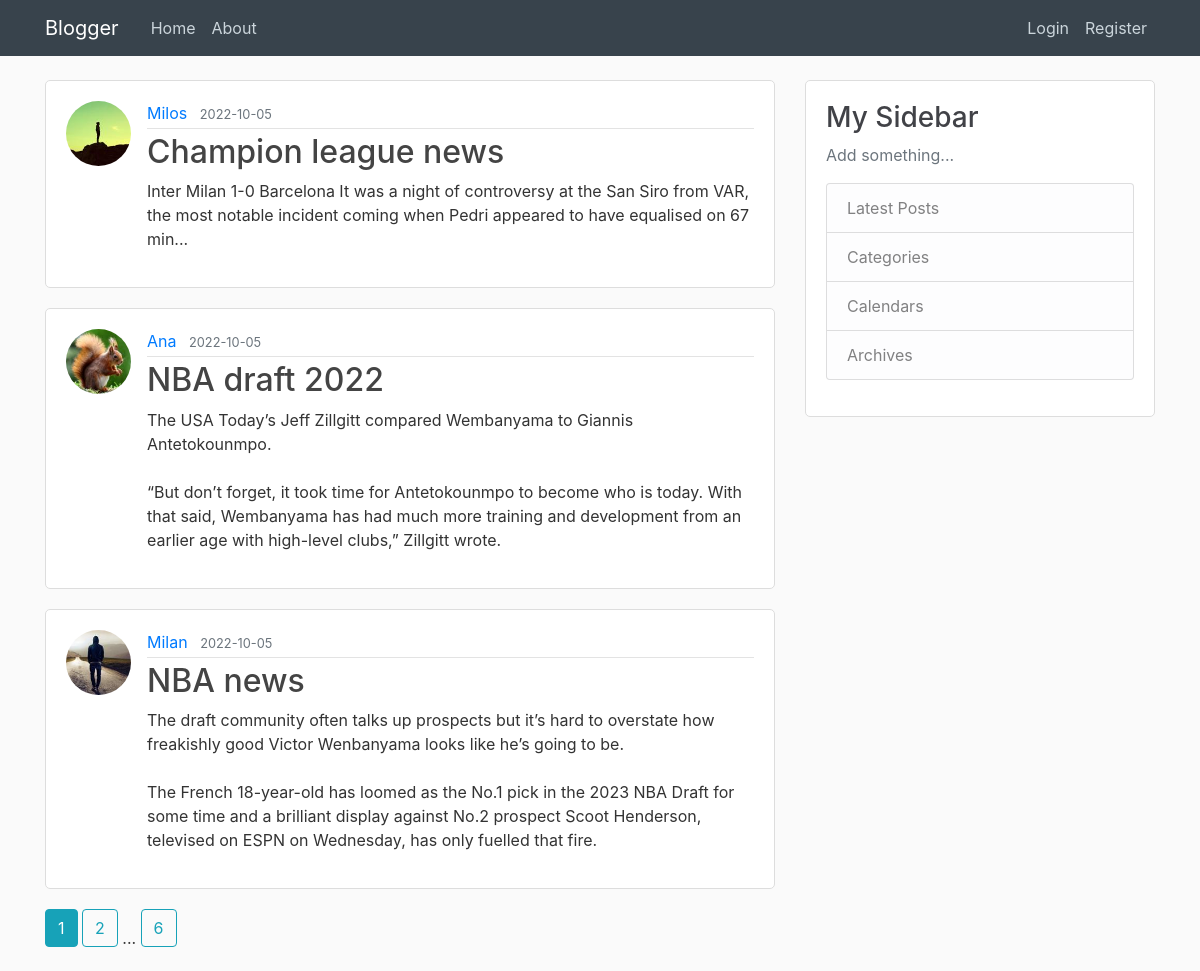
The page /home on the database its author committed.
### blogger/models.py (models this page shows, shortened)
class Post(db.Model):
    id = db.Column(db.Integer, primary_key=True)
    title = db.Column(db.String(100), nullable=False)
    date_posted = db.Column(db.DateTime, nullable=False, default=datetime.utcnow)
    content = db.Column(db.Text, nullable=False)
    user_id = db.Column(db.Integer, db.ForeignKey('user.id'), nullable=False)

class User(db.Model, UserMixin):
    id = db.Column(db.Integer, primary_key=True)
    username = db.Column(db.String(20), unique=True, nullable=False)
    email = db.Column(db.String(120), unique=True, nullable=False)
    image_file = db.Column(db.String(20), nullable=False, default='default.jpg')
    password = db.Column(db.String(60), nullable=False)
    posts = db.relationship('Post', backref='author', lazy=True)

### blogger/main/routes.py (the view)
@bp.route("/")
@bp.route("/home")
def home():
    page = request.args.get('page', 1, type=int)
    posts = Post.query.order_by(Post.date_posted.desc()).paginate(page=page, per_page=3)
    return render_template('home.html', posts=posts)

### blogger/templates/home.html
{% extends 'layout.html' %}
{% block content %}
    {% for post in posts.items %}
        <article class="media content-section">
            <img class="rounded-circle article-img" src="{{ url_for('static', filename='profile_pics/' + post.author.image_file) }}">
            <div class="media-body">
                <div class="article-metadata">
                    <a class="mr-2" href="{{ url_for('users.user_posts', username=post.author.username) }}">{{ post.author.username }}</a>
                    <small class="text-muted">{{ post.date_posted.strftime('%Y-%m-%d') }}</small>
                </div>
                <h2><a class="article-title" href="{{ url_for('posts.post', post_id=post.id) }}">{{ post.title }}</a></h2>
                <p class="article-content">{{ post.content }}</p>
            </div>
        </article>
    {% endfor %}
    {% for page_num in posts.iter_pages(left_edge=1, right_edge=1, left_current=1, right_current=2) %}
        {% if page_num %}
            {% if posts.page == page_num %}
                <a class="btn btn-info mb-4" href="{{ url_for('main.home', page=page_num) }}">{{ page_num }}</a>
            {% else %}
                <a class="btn btn-outline-info mb-4" href="{{ url_for('main.home', page=page_num) }}">{{ page_num }}</a>
            {% endif %}
        {% else %}
            ...
        {% endif %}
    {% endfor %}
{% endblock content %}

### blogger/static/main.css (style rules this page uses)
body { background: #fafafa; color: #333333; margin-top: 5rem; }
h1, h2, h3, h4, h5, h6 { color: #414247; }
.content-section { background: #ffffff; padding: 20px 20px; border: 1px solid #dddddd; border-radius: 5px; margin-bottom: 20px; }
.article-title { color: #444444; }
.article-content { white-space: pre-line; }
.article-img { height: 65px; width: 65px; margin-right: 16px; }
.article-metadata { padding-bottom: 3px; margin-bottom: 4px; border-bottom: 1px solid #e3e3e3 }

### rows shown on the page
Post: image_file (picture), author.username "Milos", date_posted "2022-10-05", title "Champion league news", content "Inter Milan 1-0 Barcelona It was a night of controversy at the San Siro from VAR, the most notable incident coming when Pedri appeared to have equalised on 67 min..."
Post: image_file (picture), author.username "Ana", date_posted "2022-10-05", title "NBA draft 2022", content "The USA Today’s Jeff Zillgitt compared Wembanyama to Giannis Antetokounmpo. “But don’t forget, it took time for Antetokounmpo to become who is today. With that said, Wembanyama has had much more training and development from an earlier age with high-level clubs,” Zillgitt wrote."
Post: image_file (picture), author.username "Milan", date_posted "2022-10-05", title "NBA news", content "The draft community often talks up prospects but it’s hard to overstate how freakishly good Victor Wenbanyama looks like he’s going to be. The French 18-year-old has loomed as the No.1 pick in the 2023 NBA Draft for some time and a brilliant display against No.2 prospect Scoot Henderson, televised on ESPN on Wednesday, has only fuelled that fire."

### other values the page prints
{{ page_num }} "1"
{{ page_num }} "2" "6"
